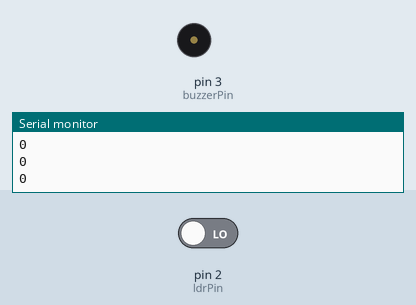
A sketch run on a simulated Arduino Uno, built with avr-gcc and run on an emulated ATmega328P. Parts: buzzer (waves = sounding, pin HIGH), the last lines printed to the serial monitor. The test bench sets the inputs (shaded band); at power-on: pin 2 (ldrPin) LOW.

Above: at 1.2 s.
1.3 s: pin 2 (ldrPin) driven HIGH
At 2.5 s:
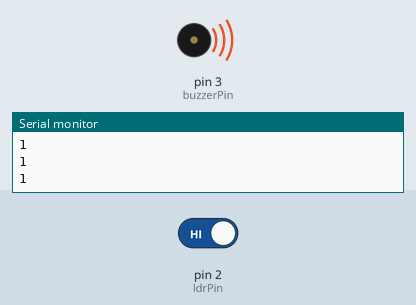
2.8 s: pin 2 (ldrPin) driven LOW
At 3.7 s:
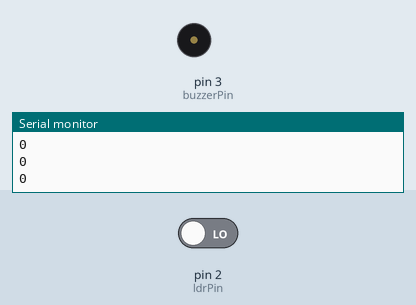
Timing chart, 0 to 5.8 s (numbered marks = the images above; inputs shaded):
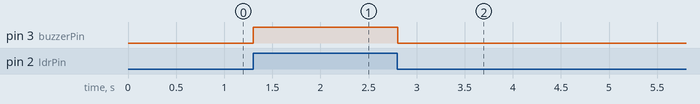

Measured:
- after the input at 1.3 s, pin 3 (buzzerPin): LOW → HIGH at once
- after the input at 2.8 s, pin 3 (buzzerPin): HIGH → LOW at once

The sketch:

code_for_laser_alarm.ino
```cpp
int ldrPin = 2;
int buzzerPin = 3;

void setup() {
  pinMode(ldrPin, INPUT);
  pinMode(buzzerPin, OUTPUT);
  Serial.begin(9600);
}

void loop() {
  int ldrState = digitalRead(ldrPin);
  Serial.println(ldrState); // Check in Serial Monitor

  if (ldrState == HIGH) {
    digitalWrite(buzzerPin, HIGH); // Laser is present → Alarm ON
  } else {
    digitalWrite(buzzerPin, LOW);  // Laser blocked → Alarm OFF
  }

  delay(100);
}
```
